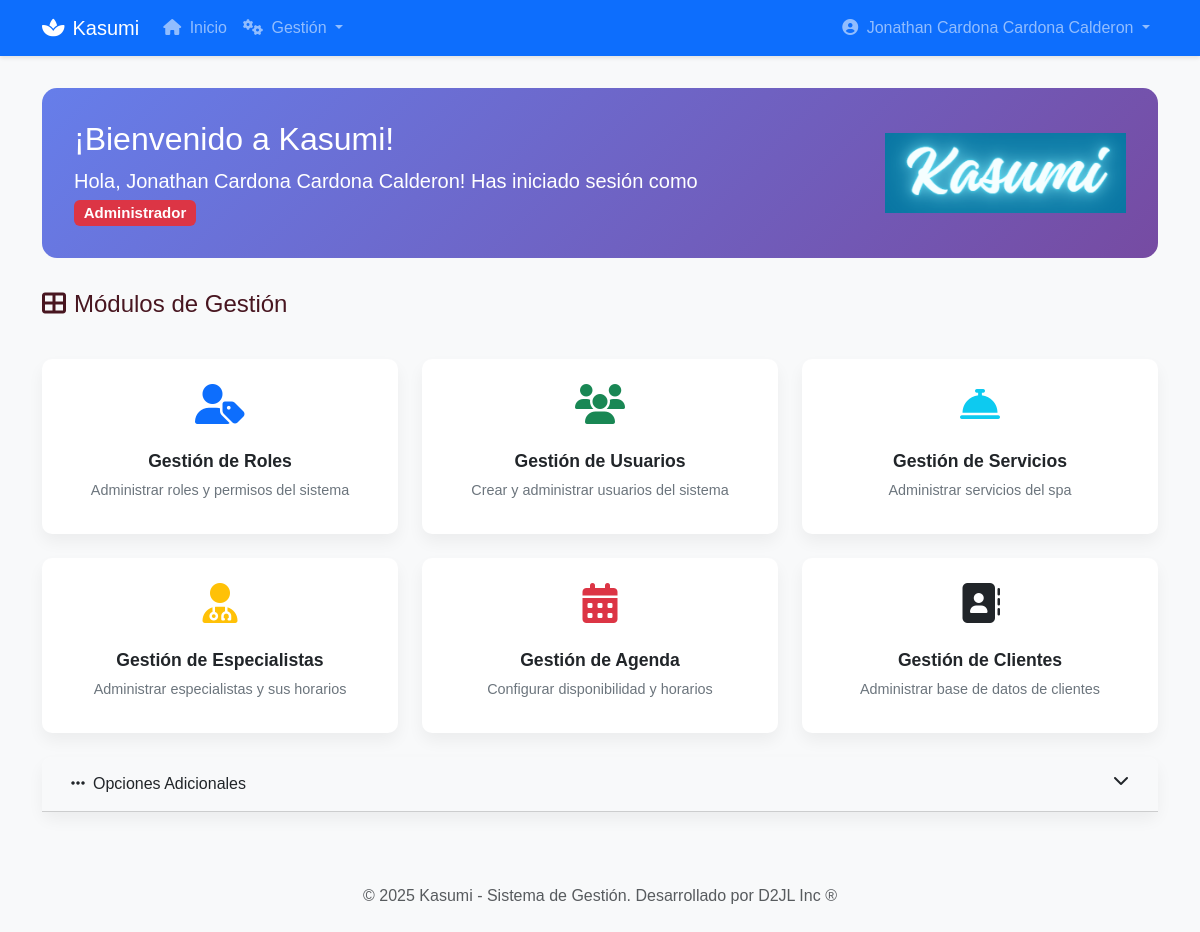
Page / (signed in) on the earlier database version.
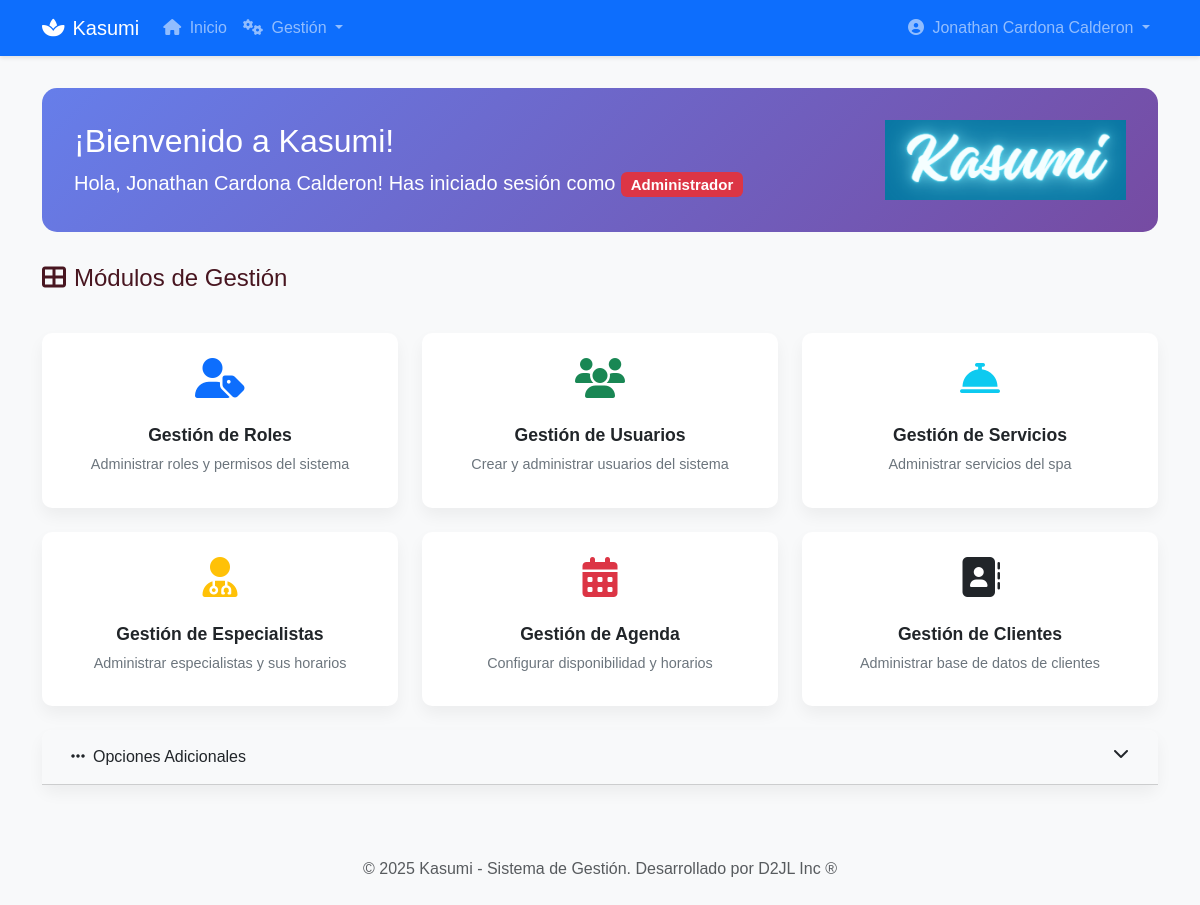
Same page on the later database version.
### accounts/models.py (models this page shows, shortened)
class Usuario(AbstractUser):
    TIPO_DOCUMENTO_CHOICES = [
        ('CC', 'Cédula de Ciudadanía'),
        ('CE', 'Cédula de Extranjería'),
        ('TI', 'Tarjeta de Identidad'),
        ('PAS', 'Pasaporte'),
    ]
    username = None
    email = models.EmailField(_('email address'), unique=True)
    tipo_documento = models.CharField(
        max_length=3,
        choices=TIPO_DOCUMENTO_CHOICES,
        default='CC',
        verbose_name='Tipo de Documento'
    )
    numero_documento = models.CharField(
        max_length=20,
        unique=True,
        verbose_name='Número de Documento'
    )
    telefono = models.CharField(max_length=15, blank=True, verbose_name='Teléfono')
    direccion = models.TextField(blank=True, verbose_name='Dirección')
    ciudad = models.CharField(max_length=100, blank=True, verbose_name='Ciudad')
    fecha_nacimiento = models.DateField(null=True, blank=True, verbose_name='Fecha de Nacimiento')
    USERNAME_FIELD = 'email'
    REQUIRED_FIELDS = ['numero_documento', 'first_name', 'last_name']
    objects = UsuarioManager()
    class Meta:
        verbose_name = 'Usuario'
        verbose_name_plural = 'Usuarios'

### core/views.py (the view)
# urls.py: path('', views.HomeView.as_view(), name='home'),
class HomeView(LoginRequiredMixin, TemplateView):
    template_name = 'core/home.html'
    def get_context_data(self, **kwargs):
        context = super().get_context_data(**kwargs)
        context['titulo'] = _('Inicio')
        context['usuario'] = self.request.user
        return context

### templates/core/home.html (shortened to what the changed rows need)
{% extends "base.html" %}
{% load static %}
{% block content %}
<div class="welcome-card">
    <div class="row align-items-center">
        <div class="col-md-8">
            <h2 class="mb-2">¡Bienvenido a Kasumi!</h2>
            <p class="mb-0 lead">Hola, {{ user.get_full_name|default:user.email }}! Has iniciado sesión como
                {% if user.is_superuser %}
                    <span class="badge bg-danger">Administrador</span>
                {% elif user.is_staff %}
                    <span class="badge bg-warning">Administrador</span>
                {% else %}
                    <span class="badge bg-info">Usuario</span>
                {% endif %}
            </p>
        </div>
    </div>
</div>
{% endblock %}

### templates/base.html (shortened to what this page needs)
<!DOCTYPE html>
{% load static %}
<html lang="es">
<head>
    <link href="https://cdn.jsdelivr.net/npm/bootstrap@5.3.3/dist/css/bootstrap.min.css" rel="stylesheet">
    <link rel="stylesheet" href="https://cdnjs.cloudflare.com/ajax/libs/font-awesome/6.4.0/css/all.min.css">
    <link rel="stylesheet" href="{% static 'css/styles.css' %}">
</head>
<body class="{% block body_class %}{% endblock %}">
    {% if user.is_authenticated %}
    <nav class="navbar navbar-expand-lg navbar-dark bg-primary">
        <div class="container">
            <a class="navbar-brand" href="{% url 'core:home' %}">
                <i class="fas fa-spa me-2"></i>Kasumi
            </a>
            <div class="collapse navbar-collapse" id="navbarNav">
                <ul class="navbar-nav me-auto">
                    <li class="nav-item">
                        <a class="nav-link" href="{% url 'core:home' %}">
                            <i class="fas fa-home me-1"></i> Inicio
                        </a>
                    </li>
                    {% if user.is_staff %}
                    <li class="nav-item dropdown">
                        <a class="nav-link dropdown-toggle" href="#" id="gestionDropdown" role="button" data-bs-toggle="dropdown">
                            <i class="fas fa-cogs me-1"></i> Gestión
                        </a>
                    </li>
                    {% endif %}
                </ul>
                <ul class="navbar-nav">
                    <li class="nav-item dropdown">
                        <a class="nav-link dropdown-toggle" href="#" id="userDropdown" role="button" data-bs-toggle="dropdown">
                            <i class="fas fa-user-circle me-1"></i> {{ user.get_full_name|default:user.email }}
                        </a>
                    </li>
                </ul>
            </div>
        </div>
    </nav>
    {% endif %}
    <main class="container">
        {% block content %}{% endblock %}
    </main>
    <footer class="bg-light text-center text-muted py-4 mt-5">
        <div class="container">
            <p class="mb-0">© {% now "Y" %} Kasumi - Sistema de Gestión. <span class="d-none d-md-inline">Desarrollado por D2JL Inc ®</span></p>
        </div>
    </footer>
</body>
</html>

Differences in the rows shown:
changed Usuario: get_full_name "Jonathan Cardona Cardona Calderon" → "Jonathan Cardona Calderon"
